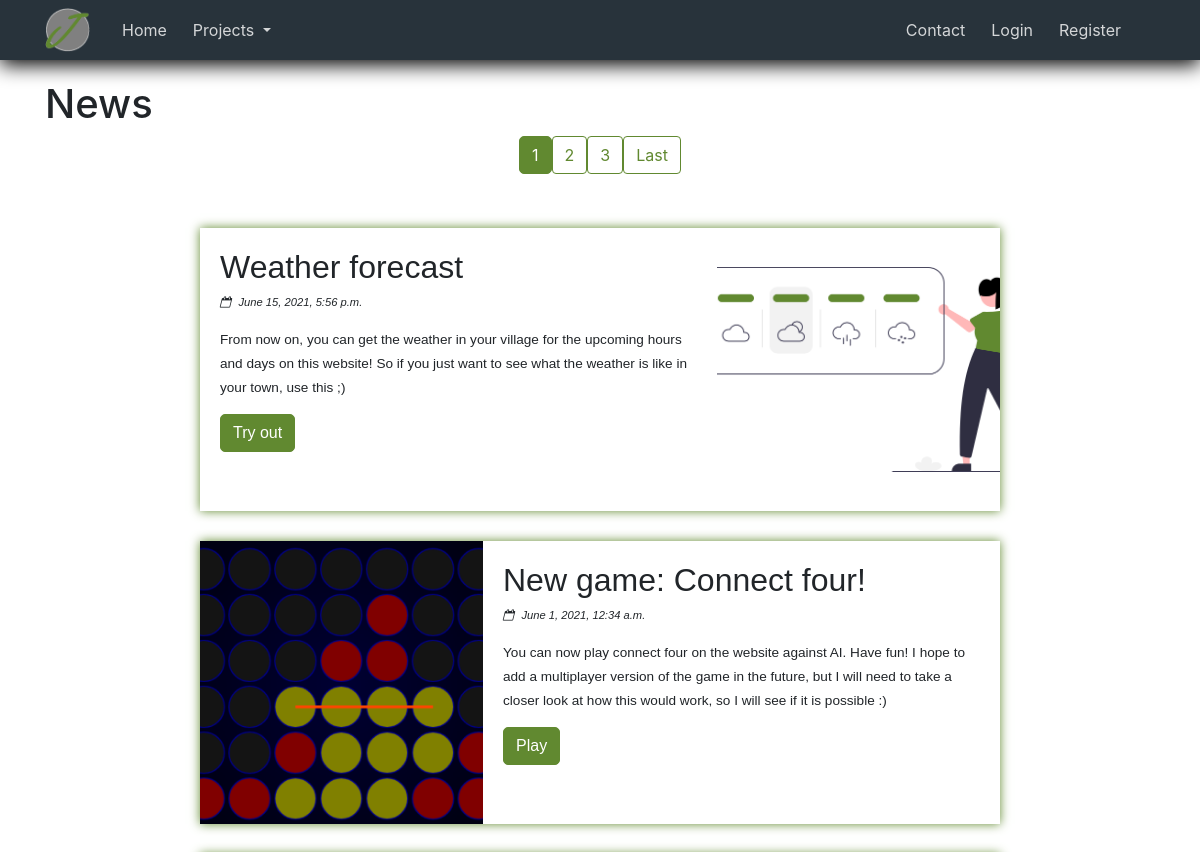
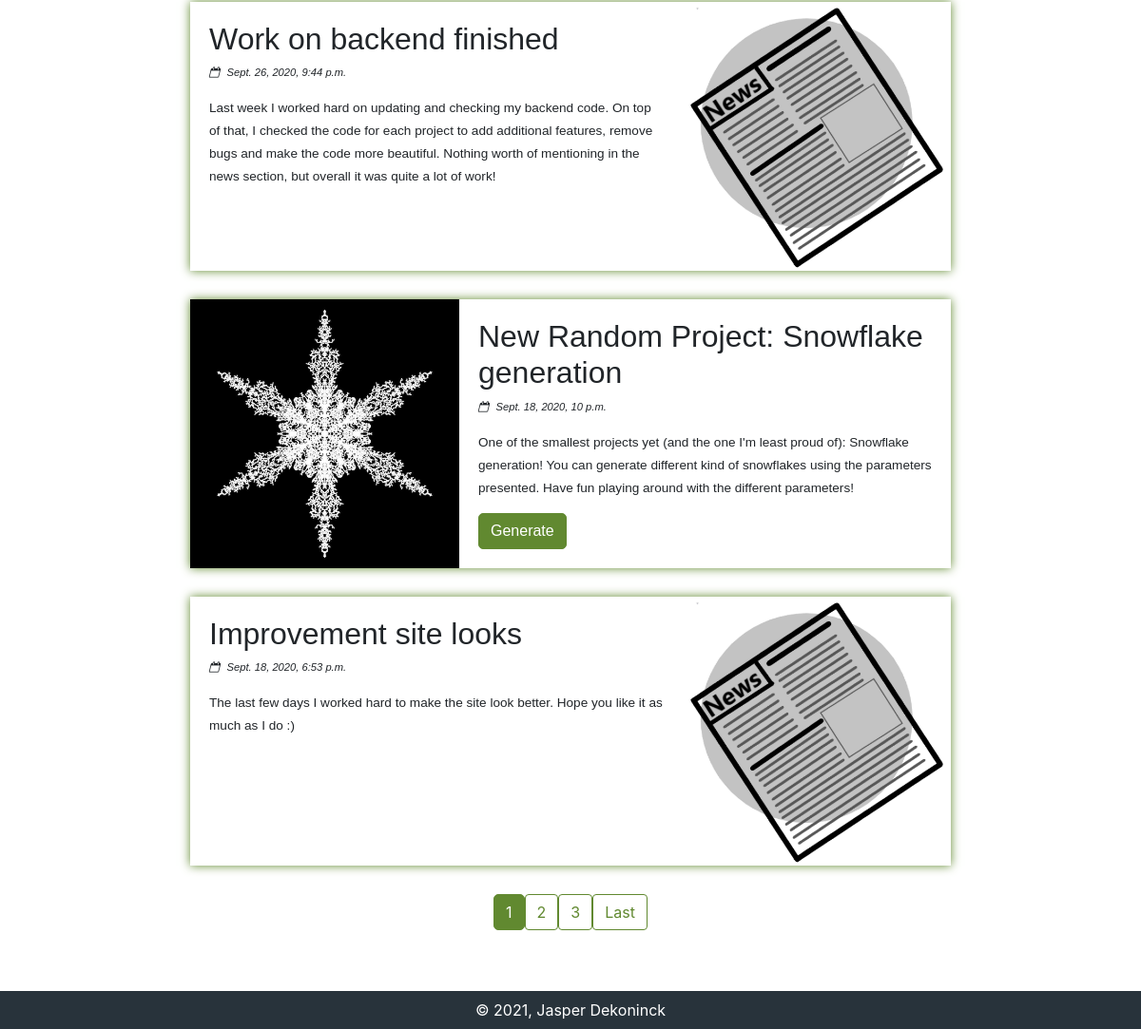
Page /news/ on the committed database (2 pictures, top to bottom).
### main/models.py (models this page shows, shortened)
class News(models.Model):
    title = models.CharField(max_length=255)
    description = models.TextField(blank=True)
    image = models.ImageField(default="defaultNews.png", upload_to='news_pics')
    created_at = models.DateTimeField(blank=True)
    updated_at = models.DateTimeField(blank=True)
    inactive = models.BooleanField(default=False)
    content_type = models.ForeignKey(ContentType, on_delete=models.CASCADE, null=True, blank=True, default=None)
    object_id = models.PositiveIntegerField(blank=True, null=True, default=None)
    project = GenericForeignKey("content_type", "object_id")
    button_text = models.CharField(max_length=255, blank=True, null=True, default=None)
    class Meta:
        verbose_name = "Article"
        verbose_name_plural = "News"

### main/views.py (the view)
# urls.py: path("news/", view=views.NewsListView.as_view(), name="news"),
class NewsListView(ListView):
    model = News
    template_name = 'main/news.html'
    context_object_name = 'news'
    ordering = ['-created_at']
    paginate_by = 5
    def get_queryset(self):
        new_context = News.objects.filter(inactive=False).order_by(self.ordering[0])
        return new_context
    def get_context_data(self, **kwargs):
        context = super().get_context_data(**kwargs)
        context["description"] = "News updates about the developments on this site"
        context["keywords"] = "Games, AI, Mathematics, Random, Jasper Dekoninck, News"
        context["title"] = "News"
        return context

### games/models.py (called while the page is built)
    def get_absolute_url(self):
        if self.unity:
            return reverse('unity-game-overview', kwargs={"title": self.title})
        return reverse('game-overview', kwargs={"title": self.title})

### random_projects/models.py (called while the page is built)
    def get_absolute_url(self):
        return reverse("random_projects-project", kwargs={"title": self.title})

### main/templates/main/news.html (shortened to what this page needs)
{% extends 'main/base.html' %}
{% load static %}
{% block content %}
<link rel="stylesheet" type="text/css" href="{% static 'main/news.css' %}"/>
<h1>News</h1>
{% if is_paginated %}
    <div class="center-paginator">
    {% for num in page_obj.paginator.page_range %}
        {% if page_obj.number == num %}
            <a class="btn btn-primary mb-4" href="?page={{ num }}">{{ num }}</a>
        {% elif num > page_obj.number|add:'-3' and num < page_obj.number|add:'3' %}
            <a class="btn btn-outline-primary mb-4" href="?page={{ num }}">{{ num }}</a>
        {% endif %}
    {% endfor %}
    {% if page_obj.has_next %}
        <a class="btn btn-outline-primary mb-4" href="?page={{ page_obj.paginator.num_pages }}">Last</a>
    {% endif %}
    </div>
{% endif %}
<div class="articles">
    {% for article in news %}
        {% include "main/article.html" with article=article %}
    {% endfor %}
</div>
{% if is_paginated %}
    <div class="center-paginator">
    {% for num in page_obj.paginator.page_range %}
        {% if page_obj.number == num %}
            <a class="btn btn-primary mb-4" href="?page={{ num }}">{{ num }}</a>
        {% elif num > page_obj.number|add:'-3' and num < page_obj.number|add:'3' %}
            <a class="btn btn-outline-primary mb-4" href="?page={{ num }}">{{ num }}</a>
        {% endif %}
    {% endfor %}
    {% if page_obj.has_next %}
        <a class="btn btn-outline-primary mb-4" href="?page={{ page_obj.paginator.num_pages }}">Last</a>
    {% endif %}
    </div>
{% endif %}
{% endblock content %}

### main/templates/main/article.html (shortened to what this page needs)
{% load static %}
<div class="news-article">
    <div class="image-container">
    {% if forloop.counter|divisibleby:2 %}
        <img src="{{ article.image.url }}" class="left-img">
    {% else %}
        <img src="{{ article.image.url }}" class="right-img">
    {% endif %}
    </div>
    <div class="information">
        <h3 class="title"> {{ article.title }} </h3>
        <p class="date"> {{ article.created_at }} </p>
        <span class="description"> {{article.description }} </span>
            {% if article.content_type %}
                <div>
                    <a class="btn btn-primary" href={{ article.project.get_absolute_url }}>
                        {{ article.button_text }}
                </div>
            {% endif %}
    </div>
</div>

### main/static/main/style.css (style rules this page uses)
:root { --main-color: rgb(40, 51, 59); --secondary-color: rgb(97, 137, 48); --secondary-color-select: rgb(82, 112, 42); --secondary-color-shadow: rgb(97, 137, 48, 0.3); --tertiary-color: rgb(106, 110, 113); --tertiary-color-select: rgb(71, 73, 75); --tertiary-color-shadow: rgb(106, 110, 113, 0.3); }
html, body { height:100%; margin:0; }
html { font-size: 16px; }
body { display:flex; flex-direction:column; }
* { box-sizing: border-box; }
.btn-primary { background-color: var(--secondary-color); border-color: var(--secondary-color); border-radius: 5px; }
.btn-outline-primary { border-color: var(--secondary-color); color: var(--secondary-color); }

### main/static/main/news.css (style rules this page uses)
.articles { margin: auto; width: 100%; max-width: 800px; }
.news-article { text-align: left; box-shadow: 0 0 10px var(--secondary-color); margin-top: 30px; margin-bottom: 30px; font-family: sans-serif; overflow: hidden; transition: all 0.4s ease-in-out; }
.news-article .information { margin: 20px; }
.news-article .title { font-size: 2rem; font-weight: 500; }
.news-article .date { font-style: italic; font-size: 0.7rem; }
.news-article .date::before { font-family: FontAwesome; margin-right: 5px; content: "\f133"; }
.news-article .description { font-size: 0.85rem; position: relative; margin: 1.5rem 0 0; }
.news-article .description::before { content: ""; height: 5px; margin-bottom: 10px; width: 0px; top: -0.75rem; position: absolute; background: var(--secondary-color); border-radius: 3px; transition: all 0.4s ease-out; }
.news-article .image-container { background-color: rgba(0, 0, 0, .2); }
.news-article img { height: 250px; width: 250px; object-fit: cover; transition: all 0.5s; }
.news-article .left-img { float: left; margin-right: 20px; }
.news-article .right-img { float: right; margin-left: 20px; }
.news-article .information div { margin-top: 15px; }
.center-paginator { display: flex; justify-content: center; }

### rows in the picture
News: image (picture), title "Weather forecast", created_at "June 15, 2021, 5:56 p.m.", description "From now on, you can get the weather in your village for the upcoming hours and days on this website! So if you just want to see what the weather is like in your town, use this ;)", button_text "Try out"
News: image (picture), title "New game: Connect four!", created_at "June 1, 2021, 12:34 a.m.", description "You can now play connect four on the website against AI. Have fun! I hope to add a multiplayer version of the game in the future, but I will need to take a closer look at how this would work, so I will see if it is possible :)", button_text "Play"
News: image (placeholder picture), title "Work on backend finished", created_at "Sept. 26, 2020, 9:44 p.m.", description "Last week I worked hard on updating and checking my backend code. On top of that, I checked the code for each project to add additional features, remove bugs and make the code more beautiful. Nothing worth of mentioning in the news section, but overall it was quite a lot of work!"
News: image (picture), title "New Random Project: Snowflake generation", created_at "Sept. 18, 2020, 10 p.m.", description "One of the smallest projects yet (and the one I'm least proud of): Snowflake generation! You can generate different kind of snowflakes using the parameters presented. Have fun playing around with the different parameters!", button_text "Generate"
News: image (placeholder picture), title "Improvement site looks", created_at "Sept. 18, 2020, 6:53 p.m.", description "The last few days I worked hard to make the site look better. Hope you like it as much as I do :)"

### other values in the picture
{{ num }} "1"
{{ num }} "2" "3"
